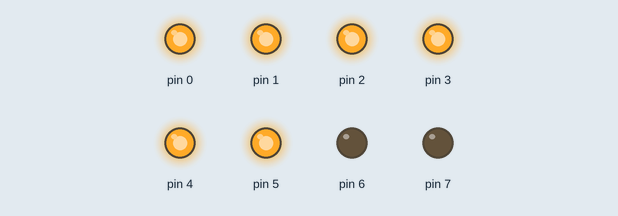
Bench run of a sketch on a simulated Arduino Uno, built with avr-gcc and run on an emulated ATmega328P. Shown: output pins drawn as LEDs (lit = HIGH).

Above: at 0.5 s.
At 2.5 s:
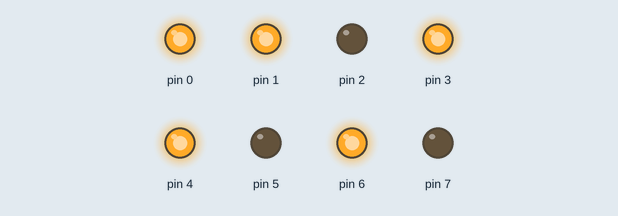
At 3.5 s:
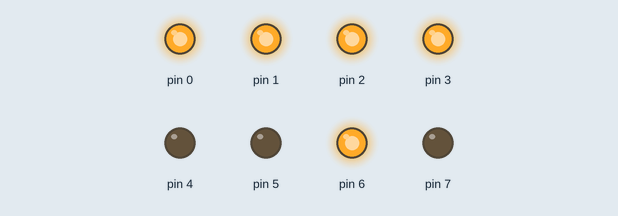
At 5.5 s:
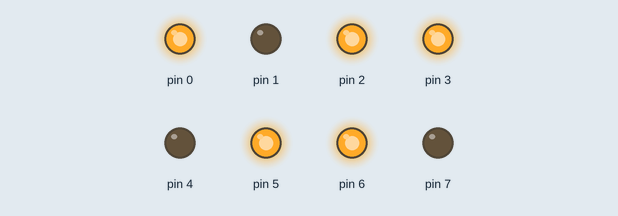
At 8.5 s:
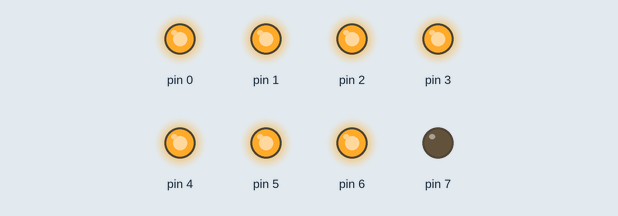
At 11.5 s:
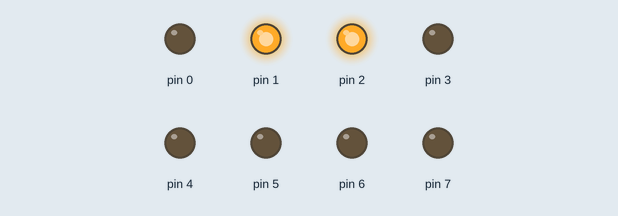
Timing chart, 0 to 13.0 s (numbered marks = the images above):
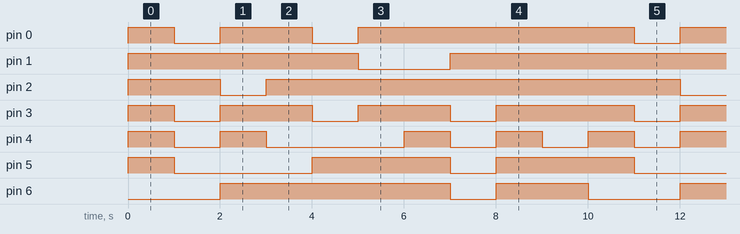

The sketch:

7_seg_displayCC.ino
```cpp
// C++ code
//
void setup()
{
  DDRD = 0b11111111;
}

void loop()
{
  PORTD = 0b00111111;
  delay(1000);

  PORTD = 0b00000110;
  delay(1000);

  PORTD = 0b01011011;
  delay(1000);

  PORTD = 0b01001111;
  delay(1000);

  PORTD = 0b01100110;
  delay(1000);

  PORTD = 0b01101101;
  delay(1000);

  PORTD = 0b01111101;
  delay(1000);

  PORTD = 0b00000111;
  delay(1000);

  PORTD = 0b01111111;
  delay(1000);

  PORTD = 0b01101111;
  delay(1000);
}
```

Measured:
- by itself, pin 0: repeats every 10.0 s: LOW 1.0 s, HIGH 2.0 s, LOW 1.0 s, HIGH 6.0 s
- by itself, pin 1: repeats every 10.0 s: LOW 2.0 s, HIGH 8.0 s
- by itself, pin 2: repeats every 10.0 s: LOW 1.0 s, HIGH 9.0 s
- by itself, pin 3: repeats every 10.0 s: 2 × (LOW 1.0 s, HIGH 2.0 s), LOW 1.0 s, HIGH 3.0 s
- by itself, pin 4: repeats every 10.0 s: LOW 1.0 s, HIGH 1.0 s, LOW 3.0 s, 2 × (HIGH 1.0 s, LOW 1.0 s), HIGH 1.0 s
- by itself, pin 5: repeats every 10.0 s: LOW 3.0 s, HIGH 3.0 s, LOW 1.0 s, HIGH 3.0 s
- by itself, pin 6: repeats every 10.0 s: LOW 1.0 s, HIGH 2.0 s, LOW 2.0 s, HIGH 5.0 s
